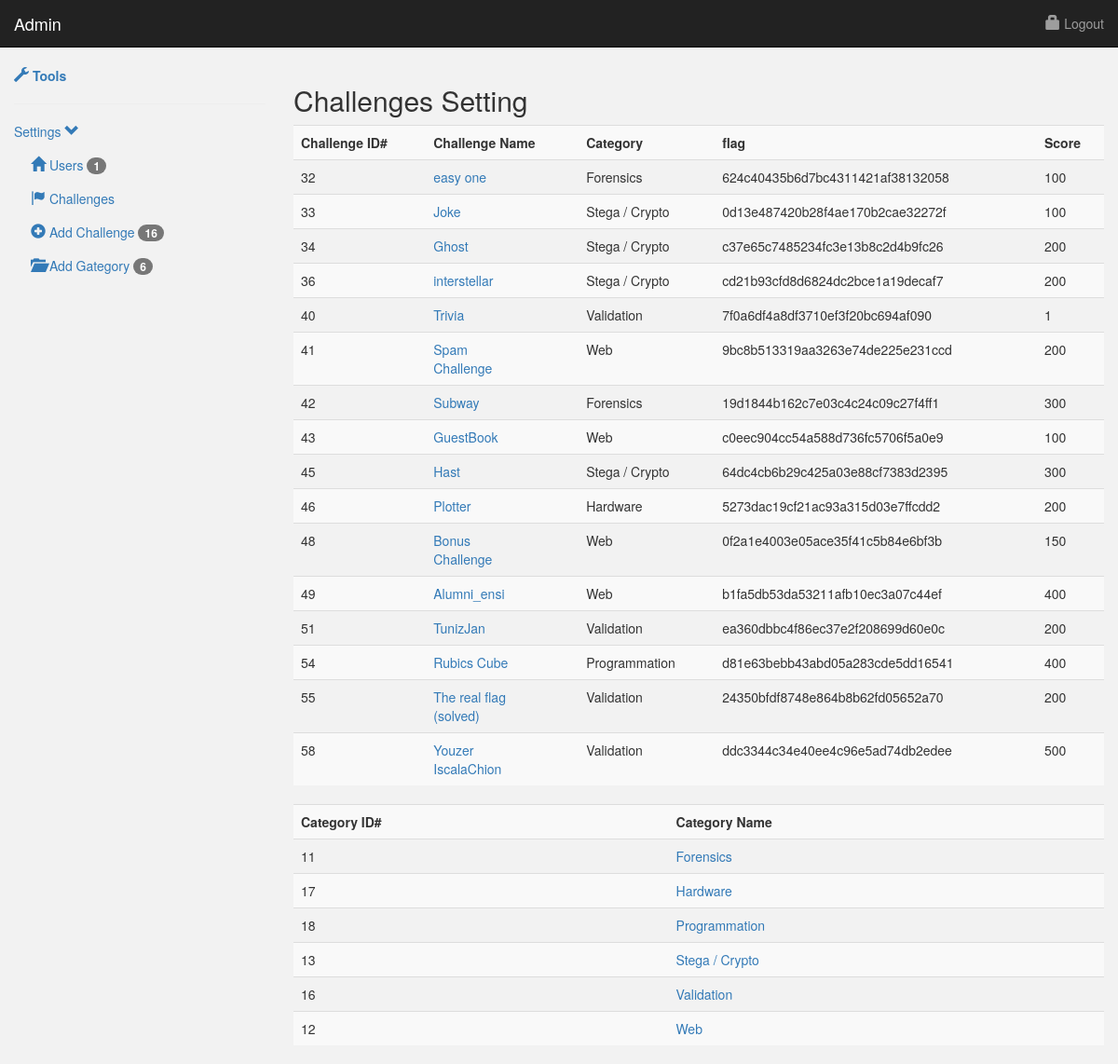
Page /admin_panel/challenges.php (signed in) on the committed database.
### tables this page shows
CREATE TABLE IF NOT EXISTS `challenges` (
`id` int(100) NOT NULL,
  `surname` varchar(50) NOT NULL,
  `score` int(11) NOT NULL,
  `flag` varchar(50) NOT NULL,
  `categ` varchar(100) NOT NULL,
  `miss` text NOT NULL,
  `hint` varchar(300) NOT NULL,
  `etat` int(100) NOT NULL
);

CREATE TABLE IF NOT EXISTS `categories` (
`id` int(100) NOT NULL,
  `name` varchar(100) NOT NULL
);

### admin_panel/libraries/Database.php (called while the page is built, shortened)
<?php
class Database{
	public $host = DB_HOST;
	public $username = DB_USER;
	public $password = DB_PASS;
	public $db_name = DB_NAME;
	public $link;
	private function connect(){
		$this->link = new mysqli($this->host, $this->username, $this->password, $this->db_name);
	}
	public function select($query){
		$result = $this->link->query($query) or die($this->link->error.__LINE__);
		if($result->num_rows > 0){
			return $result;
		} else {
			return false;
		}
	}
}

### admin_panel/challenges.php (the view)
<?php include 'includes/header.php'; ?>
<?php
$db = new Database();
$query = "SELECT challenges.*, categories.name FROM challenges
		  INNER JOIN categories
		  ON challenges.categ = categories.name
		  ORDER BY challenges.id ";
$posts = $db->select($query);
$query = "SELECT * FROM categories
		  ORDER BY name ";
$categories = $db->select($query);
?>
<table class="table table-striped">
	<tr>
		<th>Challenge ID#</th>
		<th>Challenge  Name</th>
		<th>Category</th>
		<th>flag</th>
		<th>Score</th>
	</tr>
	<?php
	if($posts) :
	 while($row = $posts->fetch_assoc()) : ?>
	<tr>
		<td><?php echo $row['id']; ?></td>
		<td><a href="edit_challenge.php?id=<?php echo $row['id']; ?>"><?php echo $row['surname']; ?></td>
		<td><?php echo $row['categ']; ?></td>
		<td><?php echo $row['flag']; ?></td>
		<td><?php echo $row['score']; ?></td>
	</tr>
	<?php endwhile;?>
	<?php else: ?>
	<p>There are no posts yet</p>
<?php endif; ?>
</table>
<table class="table table-striped">
	<tr>
		<th>Category ID#</th>
		<th>Category Name</th>
	</tr>
	<?php
	if($categories) :
	while($row = $categories->fetch_assoc()) : ?>
	<tr>
		<td><?php echo $row['id']; ?></td>
		<td><a href="edit_category.php?id=<?php echo $row['id']; ?>"><?php echo $row['name']; ?></td>
	</tr>
	<?php endwhile; ?>
	<?php else: ?>
	<p>There are no categories yet</p>
<?php endif; ?>
</table>
<?php include 'includes/footer.php'; ?>

### rows in the picture
challenges: id "32", surname "easy one", categ "Forensics", flag "624c40435b6d7bc4311421af38132058", score "100"
challenges: id "33", surname "Joke", categ "Stega / Crypto", flag "0d13e487420b28f4ae170b2cae32272f", score "100"
challenges: id "34", surname "Ghost", categ "Stega / Crypto", flag "c37e65c7485234fc3e13b8c2d4b9fc26", score "200"
challenges: id "36", surname "interstellar", categ "Stega / Crypto", flag "cd21b93cfd8d6824dc2bce1a19decaf7", score "200"
challenges: id "40", surname "Trivia", categ "Validation", flag "7f0a6df4a8df3710ef3f20bc694af090", score "1"
challenges: id "41", surname "Spam Challenge", categ "Web", flag "9bc8b513319aa3263e74de225e231ccd", score "200"
challenges: id "42", surname "Subway", categ "Forensics", flag "19d1844b162c7e03c4c24c09c27f4ff1", score "300"
challenges: id "43", surname "GuestBook", categ "Web", flag "c0eec904cc54a588d736fc5706f5a0e9", score "100"
challenges: id "45", surname "Hast", categ "Stega / Crypto", flag "64dc4cb6b29c425a03e88cf7383d2395", score "300"
challenges: id "46", surname "Plotter", categ "Hardware", flag "5273dac19cf21ac93a315d03e7ffcdd2", score "200"
challenges: id "48", surname "Bonus Challenge", categ "Web", flag "0f2a1e4003e05ace35f41c5b84e6bf3b", score "150"
challenges: id "49", surname "Alumni_ensi", categ "Web", flag "b1fa5db53da53211afb10ec3a07c44ef", score "400"
challenges: id "51", surname "TunizJan", categ "Validation", flag "ea360dbbc4f86ec37e2f208699d60e0c", score "200"
challenges: id "54", surname "Rubics Cube", categ "Programmation", flag "d81e63bebb43abd05a283cde5dd16541", score "400"
challenges: id "55", surname "The real flag (solved)", categ "Validation", flag "24350bfdf8748e864b8b62fd05652a70", score "200"
challenges: id "58", surname "Youzer IscalaChion", categ "Validation", flag "ddc3344c34e40ee4c96e5ad74db2edee", score "500"
categories: id "11", name "Forensics"
categories: id "17", name "Hardware"
categories: id "18", name "Programmation"
categories: id "13", name "Stega / Crypto"
categories: id "16", name "Validation"
categories: id "12", name "Web"

### other values in the picture
$number_users "1"
$number_challenges "16"
$number_categories "6"
